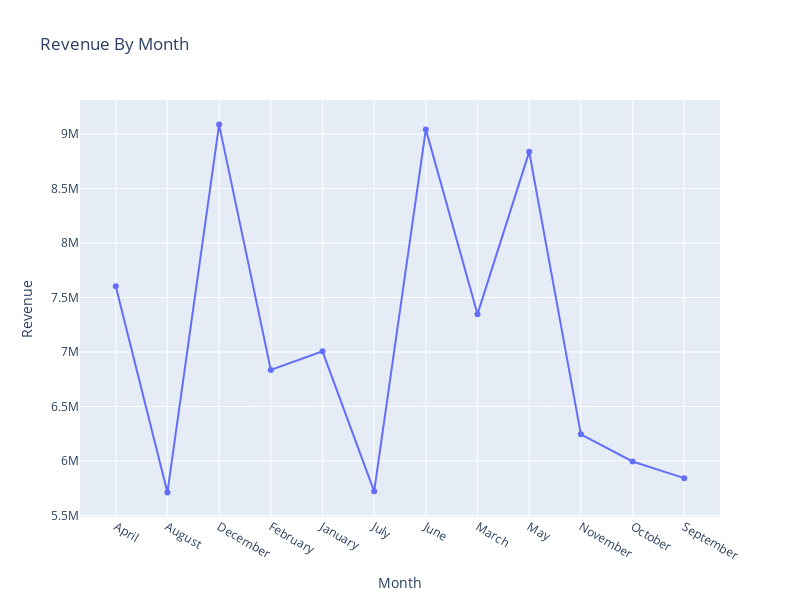

Source (notebook cell):
### Code cell
# ploting Revenue by month
fig = px.line(month, x= month.index, y = month.values ,title = 'Revenue By Month',  width=800,
    height=600, markers = True)
fig.update_layout(
    xaxis_title_text='Month',
    yaxis_title_text='Revenue')
fig.show()

### Figure 1 — Plotly figure (JSON) as saved in the notebook; plotly's stock layout.template omitted (floating-point values rounded to 4 significant figures)
{"data": [{"hovertemplate": "Month=%{x}<br>y=%{y}<extra></extra>", "legendgroup": "", "line": {"color": "#636efa", "dash": "solid"}, "marker": {"symbol": "circle"}, "mode": "markers+lines", "name": "", "orientation": "v", "showlegend": false, "type": "scatter", "x": ["April", "August", "December", "February", "January", "July", "June", "March", "May", "November", "October", "September"], "xaxis": "x", "y": [7602750, 5711193, 9086931, 6834583, 7005895, 5721459, 9043008, 7347164, 8836763, 6244298, 5995079, 5841885], "yaxis": "y"}], "layout": {"height": 600, "legend": {"tracegroupgap": 0}, "title": {"text": "Revenue By Month"}, "width": 800, "xaxis": {"anchor": "y", "domain": [0.0, 1.0], "title": {"text": "Month"}}, "yaxis": {"anchor": "x", "domain": [0.0, 1.0], "title": {"text": "Revenue"}}}}
